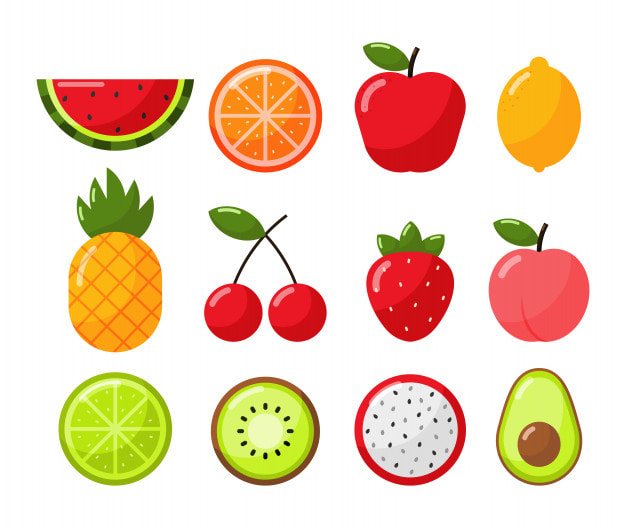
#> input picture contour_detection/assets/input.jpg, 626 x 528 px
$ python main.py
#> lines starting #> are read from the running program, lines starting #| are printed output that depends on the picture; after the words box and inside, x2 and y2 are one past the last pixel; in counts of white or black regions, pixels touching at a corner belong together
import cv2
import numpy as np
import os

input_path = "../assets/input.jpg"
output_path = "../outputs/result.jpg"

#  Görüntü yükleme
img = cv2.imread(input_path)
#> img is the input picture: shape (528, 626, 3); mean B, G, R 189.1, 213.6, 238.8
if img is None:
    print("HATA: Görüntü bulunamadı.")
    exit()

gray = cv2.cvtColor(img, cv2.COLOR_BGR2GRAY)
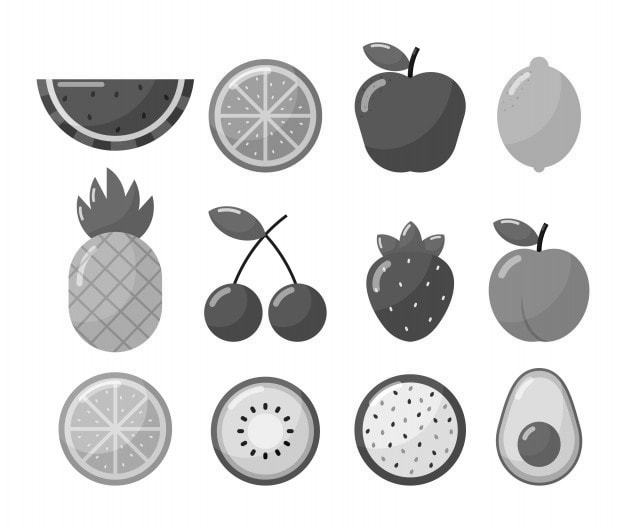
#> gray: shape (528, 626); min 0, max 255, mean 218.4
blur = cv2.GaussianBlur(gray, (5, 5), 0)

#  TrackBar fonksiyonu
def nothing(x):
    pass

#  Pencere ve TrackBar oluştur
cv2.namedWindow("Kontur Analizi")
cv2.createTrackbar("Alt Eşik", "Kontur Analizi", 50, 255, nothing)
cv2.createTrackbar("Üst Eşik", "Kontur Analizi", 150, 255, nothing)

while True:
    low = cv2.getTrackbarPos("Alt Eşik", "Kontur Analizi")
    high = cv2.getTrackbarPos("Üst Eşik", "Kontur Analizi")

    # Kenar tespiti
    edges = cv2.Canny(blur, low, high)
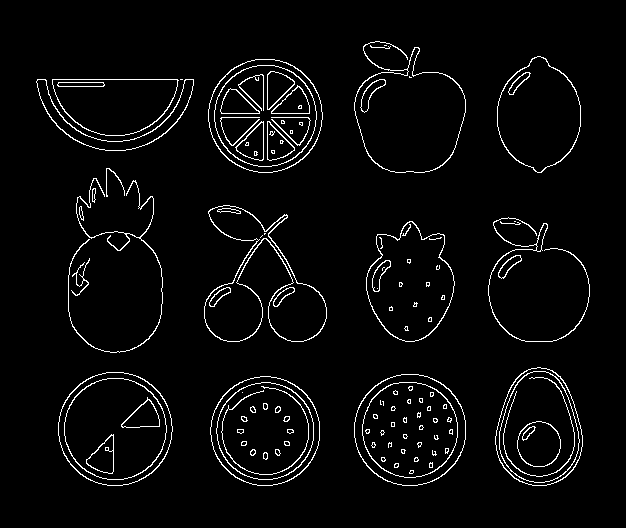
#> edges: shape (528, 626); 3.7% white in thin lines or dots, all inside (x1, y1, x2, y2) = (36, 41, 590, 486)

    # Boşlukları kapat
    kernel = np.ones((3, 3), np.uint8)
    closed = cv2.morphologyEx(edges, cv2.MORPH_CLOSE, kernel, iterations=2)
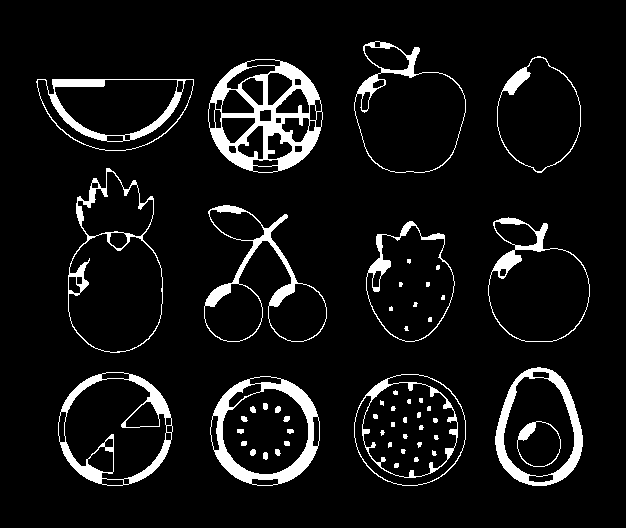
#> closed: shape (528, 626); 7.5% white; 55 white regions (14 under 20 px)

    # Konturları bul
    contours, _ = cv2.findContours(closed, cv2.RETR_EXTERNAL, cv2.CHAIN_APPROX_SIMPLE)
#> contours = 12 contours; largest, box (x1, y1, x2, y2) and area: (68, 168, 163, 353) 12832, (354, 41, 466, 173) 10408, (58, 372, 173, 486) 10154, (208, 59, 323, 173) 10151, (354, 374, 466, 486) 9802
    img_copy = img.copy()
    count = 0

    for c in contours:
        area = cv2.contourArea(c)
        if area < 400:  # çok küçük alanları atla
            continue

        count += 1
        cv2.drawContours(img_copy, [c], -1, (0, 255, 0), 2)

        # Merkez noktası
        M = cv2.moments(c)
        if M["m00"] != 0:
            cx = int(M["m10"] / M["m00"])
            cy = int(M["m01"] / M["m00"])
            cv2.circle(img_copy, (cx, cy), 4, (255, 0, 0), -1)
            cv2.putText(img_copy, str(count), (cx - 10, cy - 10),
                        cv2.FONT_HERSHEY_SIMPLEX, 0.6, (255, 0, 0), 2)
#> this loop made 12 passes
#> (area, cx, cy) on passes 1 to 12: (9371, 264, 430), (9801.5, 409, 429), (10154, 114, 428), (7853, 538, 429), (7511, 409, 283), (8897.5, 536, 285), (7350, 259, 290), (12831.5, 114, 269), (8518, 115, 109), (10151, 264, 115), (6989, 538, 115), (10408.5, 407, 112)
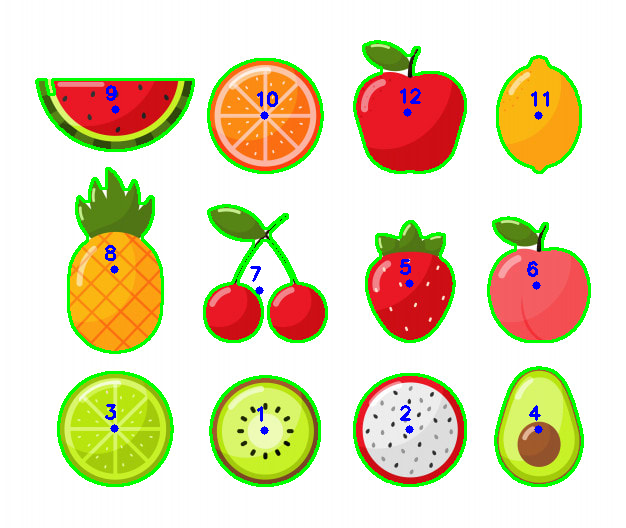
#> img_copy: shape (528, 626, 3); 5.69% of pixels changed, all inside (x1, y1, x2, y2) = (35, 40, 591, 487)
#> after the loop, count = 12

    # Nesne sayısını ekle
    cv2.putText(img_copy, f"Nesne Sayisi: {count}", (10, 30),
                cv2.FONT_HERSHEY_SIMPLEX, 1, (0, 0, 255), 2)
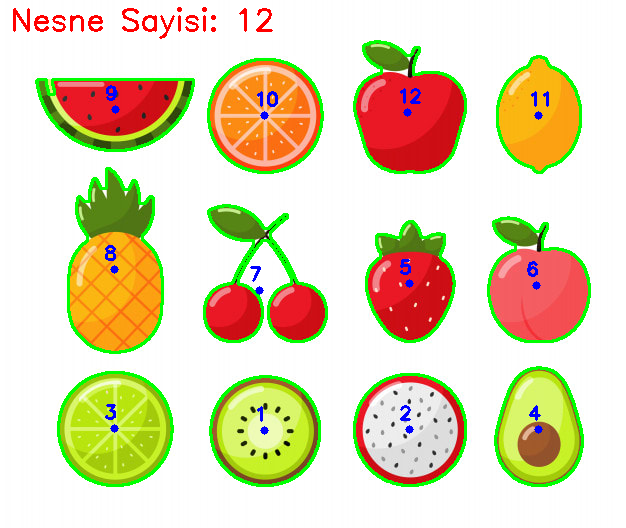
#> img_copy: shape (528, 626, 3); 0.51% of pixels changed, all inside (x1, y1, x2, y2) = (13, 7, 273, 39)

    # Yan yana göster
    combined = np.hstack((cv2.cvtColor(edges, cv2.COLOR_GRAY2BGR), img_copy))
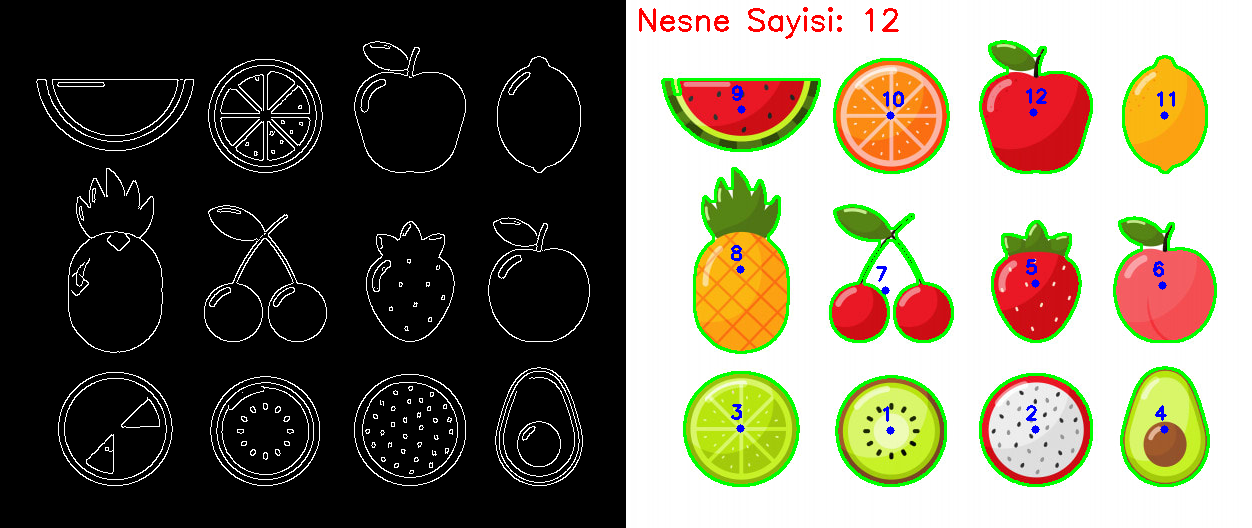
#> combined: shape (528, 1252, 3); mean B, G, R 95.3, 112.5, 117.9
    cv2.imshow("Kontur Analizi", combined)

    if cv2.waitKey(1) & 0xFF == 27:  # ESC çıkış
#> (key Esc is pressed here)
        break

cv2.destroyAllWindows()


os.makedirs("../outputs", exist_ok=True)
cv2.imwrite(output_path, img_copy)
print(f"Sonuç kaydedildi: {output_path}")
